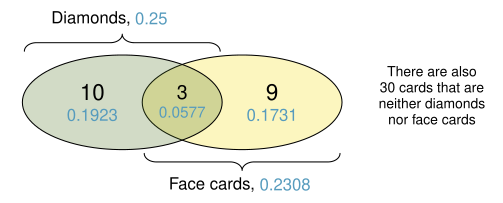

Recreate this plot in R.
library(openintro)
data(COL)

myPDF('cardsDiamondFaceVenn.pdf', 1.2 * 4.2, 1.2 * 1.7,
      mar = c(0.2, 0.2, 0.2, 0.2))
plot(c(0.2, 2.5),
     c(-0.13, 1.15),
     type = 'n',
     axes = FALSE)

z <- seq(0,2 * pi, len = 99)
x2 <- cos(z) / 2 + 1.3
y2 <- sin(z) / 3 + 0.5
polygon(c(x2, x2[1]), c(y2, y2[1]), col = COL[3,4])

x1 <- cos(z) / 2 + 0.7
y1 <- sin(z) / 3 + 0.5
polygon(c(x1, x1[1]),c(y1, y1[1]), col = COL[2,4])

text(c(0.55, 1, 1.45),
     rep(0.57, 3),
     c(10, 3, 9),
     cex = c(1.3, 1.2, 1.3))
text(c(0.55, 1, 1.45),
     c(0.41, 0.43, 0.41),
     c('0.1923', '0.0577', '0.1731'),
	 cex = c(1, 0.9, 1),
	 col = COL[1])
# text(0.5, -0.25, 'Other cards: 30', cex = 0.8)
# text(0.98, -0.26, '(0.5769)', cex = 0.8, col = COL[1])
text(2.25, 0.55, cex = 0.8,
     paste("There are also", "30 cards that are",
           "neither diamonds", "nor face cards", sep = "\n"))
# text(2.25, 0.28, '(0.5769)', cex = 0.8, col = COL[1])
Braces(0.7, 0.92, 3 * pi / 2, 0.98, 0.12)
text(0.555, 1.09, 'Diamonds, ')
text(0.845, 1.09, '0.25', col = COL[1])
Braces(1.3, 0.08, pi / 2, 0.98, 0.12)
text(1.16, -0.08, 'Face cards, ')
text(1.515, -0.08, '0.2308', col = COL[1])
dev.off()
